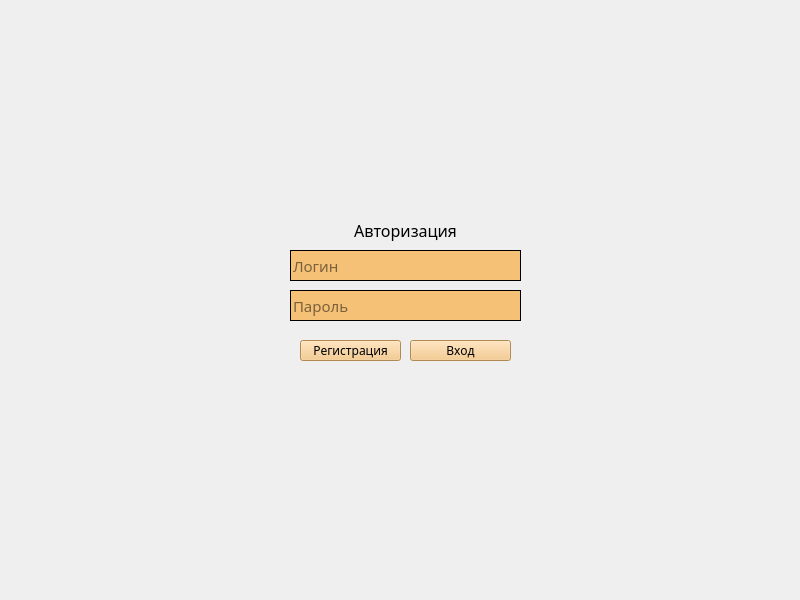
<?xml version="1.0" encoding="UTF-8"?>
<ui version="4.0">
 <class>MainWindow</class>
 <widget class="QMainWindow" name="MainWindow">
  <property name="geometry">
   <rect>
    <x>0</x>
    <y>0</y>
    <width>800</width>
    <height>600</height>
   </rect>
  </property>
  <property name="sizePolicy">
   <sizepolicy hsizetype="Fixed" vsizetype="Fixed">
    <horstretch>0</horstretch>
    <verstretch>0</verstretch>
   </sizepolicy>
  </property>
  <property name="minimumSize">
   <size>
    <width>800</width>
    <height>600</height>
   </size>
  </property>
  <property name="maximumSize">
   <size>
    <width>800</width>
    <height>600</height>
   </size>
  </property>
  <property name="windowTitle">
   <string>Appsistant.team</string>
  </property>
  <property name="styleSheet">
   <string notr="true">
background-color: rgb(239, 239, 239);</string>
  </property>
  <widget class="QWidget" name="centralwidget">
   <property name="styleSheet">
    <string notr="true"/>
   </property>
   <widget class="QLabel" name="authLogo">
    <property name="geometry">
     <rect>
      <x>275</x>
      <y>110</y>
      <width>250</width>
      <height>81</height>
     </rect>
    </property>
    <property name="sizePolicy">
     <sizepolicy hsizetype="Fixed" vsizetype="Fixed">
      <horstretch>0</horstretch>
      <verstretch>0</verstretch>
     </sizepolicy>
    </property>
    <property name="text">
     <string/>
    </property>
    <property name="pixmap">
     <pixmap resource="materials/icons.qrc">:/materials/Tada_logo.jpg</pixmap>
    </property>
   </widget>
   <widget class="QLineEdit" name="authLogin">
    <property name="enabled">
     <bool>true</bool>
    </property>
    <property name="geometry">
     <rect>
      <x>290</x>
      <y>250</y>
      <width>231</width>
      <height>31</height>
     </rect>
    </property>
    <property name="sizePolicy">
     <sizepolicy hsizetype="Fixed" vsizetype="Fixed">
      <horstretch>0</horstretch>
      <verstretch>0</verstretch>
     </sizepolicy>
    </property>
    <property name="font">
     <font>
      <family>MS Reference Sans Serif</family>
      <pointsize>11</pointsize>
     </font>
    </property>
    <property name="cursor">
     <cursorShape>ArrowCursor</cursorShape>
    </property>
    <property name="styleSheet">
     <string notr="true">background-color: rgb(245, 193, 119);
border:1px solid black;
</string>
    </property>
    <property name="inputMask">
     <string/>
    </property>
    <property name="text">
     <string/>
    </property>
    <property name="maxLength">
     <number>24</number>
    </property>
    <property name="frame">
     <bool>false</bool>
    </property>
    <property name="placeholderText">
     <string>Логин</string>
    </property>
   </widget>
   <widget class="QLabel" name="authText">
    <property name="geometry">
     <rect>
      <x>280</x>
      <y>220</y>
      <width>251</width>
      <height>21</height>
     </rect>
    </property>
    <property name="sizePolicy">
     <sizepolicy hsizetype="Fixed" vsizetype="Fixed">
      <horstretch>0</horstretch>
      <verstretch>0</verstretch>
     </sizepolicy>
    </property>
    <property name="font">
     <font>
      <family>MS Reference Sans Serif</family>
      <pointsize>12</pointsize>
      <weight>50</weight>
      <italic>false</italic>
      <bold>false</bold>
      <underline>false</underline>
      <strikeout>false</strikeout>
      <kerning>true</kerning>
     </font>
    </property>
    <property name="cursor">
     <cursorShape>ArrowCursor</cursorShape>
    </property>
    <property name="layoutDirection">
     <enum>Qt::LeftToRight</enum>
    </property>
    <property name="autoFillBackground">
     <bool>false</bool>
    </property>
    <property name="frameShape">
     <enum>QFrame::NoFrame</enum>
    </property>
    <property name="frameShadow">
     <enum>QFrame::Plain</enum>
    </property>
    <property name="lineWidth">
     <number>1</number>
    </property>
    <property name="midLineWidth">
     <number>1</number>
    </property>
    <property name="text">
     <string>Авторизация</string>
    </property>
    <property name="alignment">
     <set>Qt::AlignCenter</set>
    </property>
    <property name="margin">
     <number>20</number>
    </property>
   </widget>
   <widget class="QLineEdit" name="authPass">
    <property name="enabled">
     <bool>true</bool>
    </property>
    <property name="geometry">
     <rect>
      <x>290</x>
      <y>290</y>
      <width>231</width>
      <height>31</height>
     </rect>
    </property>
    <property name="sizePolicy">
     <sizepolicy hsizetype="Fixed" vsizetype="Fixed">
      <horstretch>0</horstretch>
      <verstretch>0</verstretch>
     </sizepolicy>
    </property>
    <property name="font">
     <font>
      <family>MS Reference Sans Serif</family>
      <pointsize>11</pointsize>
     </font>
    </property>
    <property name="cursor">
     <cursorShape>ArrowCursor</cursorShape>
    </property>
    <property name="styleSheet">
     <string notr="true">background-color: rgb(245, 193, 119);
border:1px solid black;
</string>
    </property>
    <property name="inputMask">
     <string/>
    </property>
    <property name="text">
     <string/>
    </property>
    <property name="maxLength">
     <number>24</number>
    </property>
    <property name="frame">
     <bool>false</bool>
    </property>
    <property name="placeholderText">
     <string>Пароль</string>
    </property>
   </widget>
   <widget class="QPushButton" name="btnRegister">
    <property name="geometry">
     <rect>
      <x>300</x>
      <y>340</y>
      <width>101</width>
      <height>21</height>
     </rect>
    </property>
    <property name="font">
     <font>
      <family>MS Reference Sans Serif</family>
      <pointsize>9</pointsize>
     </font>
    </property>
    <property name="styleSheet">
     <string notr="true">background-color: rgb(245, 193, 119);</string>
    </property>
    <property name="text">
     <string>Регистрация</string>
    </property>
   </widget>
   <widget class="QPushButton" name="btnLogin">
    <property name="geometry">
     <rect>
      <x>410</x>
      <y>340</y>
      <width>101</width>
      <height>21</height>
     </rect>
    </property>
    <property name="font">
     <font>
      <family>MS Reference Sans Serif</family>
      <pointsize>9</pointsize>
      <weight>50</weight>
      <italic>false</italic>
      <bold>false</bold>
      <underline>false</underline>
     </font>
    </property>
    <property name="styleSheet">
     <string notr="true">background-color: rgb(245, 193, 119);</string>
    </property>
    <property name="text">
     <string>Вход</string>
    </property>
    <property name="iconSize">
     <size>
      <width>13</width>
      <height>13</height>
     </size>
    </property>
   </widget>
  </widget>
 </widget>
 <resources>
  <include location="materials/icons.qrc"/>
  <include location="../Users/kalgu/PycharmProjects/Tada.team/materials/icons.qrc"/>
 </resources>
 <connections/>
</ui>
